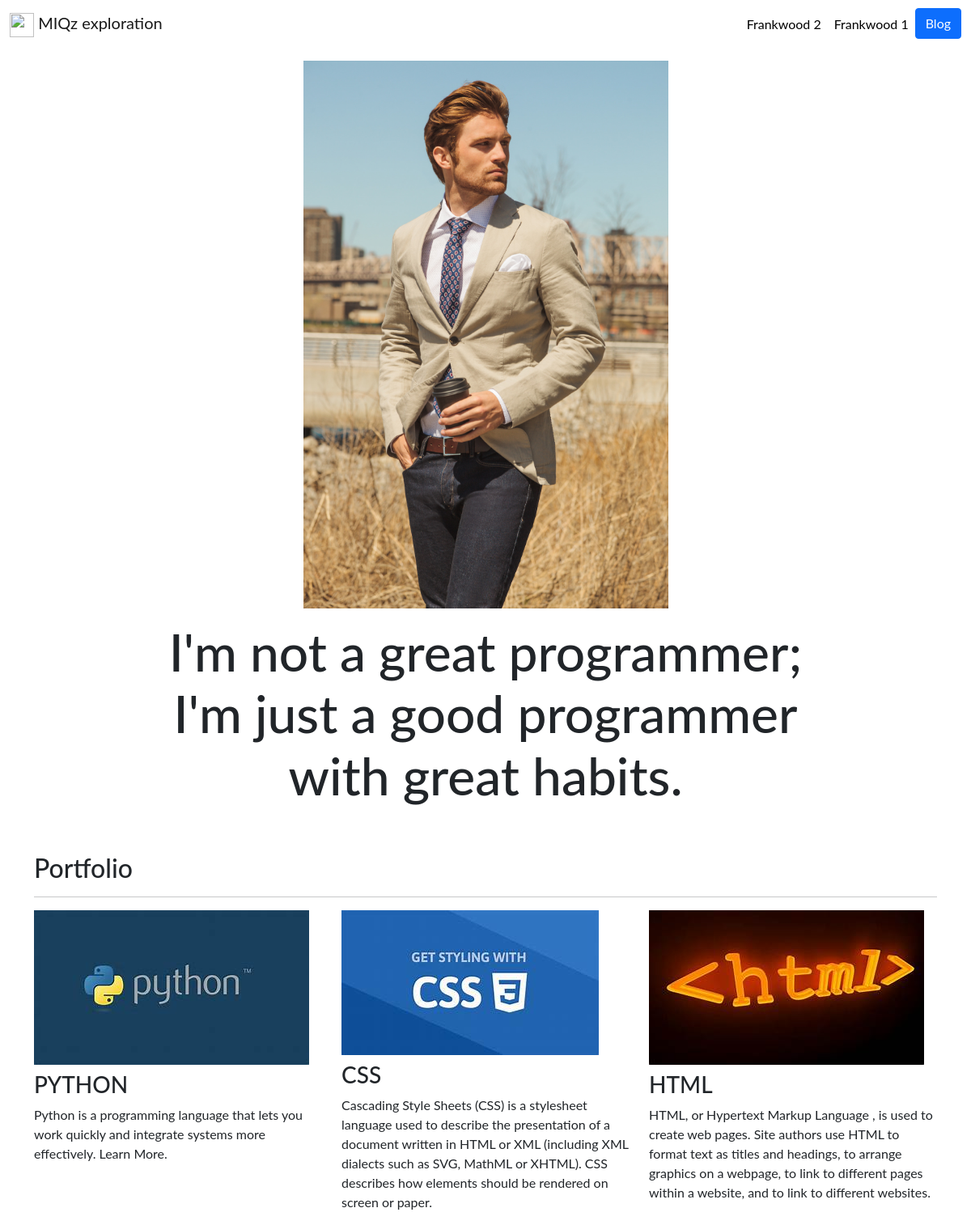
The page / on the database its author committed.
### portfolio/models.py (models this page shows, shortened)
class Project(models.Model):
    title = models.CharField(max_length=100)
    description = models.CharField(max_length=250)
    image = models.ImageField(upload_to='portfolio/images/')
    url = models.URLField(blank=True)

### portfolio/views.py (the view)
# urls.py: 2. Add a URL to urlpatterns:  path('', views.home, name='home')
def home(request):
    projects = Project.objects.all()
    return render(request, 'portfolio/home.html', {'projects':projects})

### portfolio/templates/portfolio/home.html (shortened to what this page needs)
{% extends 'portfolio/base.html' %}
{% block content %}
{% load static %}
<div class="row justify-content-center my-3">
    <div class="col-5">
        <img src="{% static 'portfolio/austin+zenere-9.jpg' %}" class="img-fluid">
    </div>
</div>
<div class="row justify-content-center mb-3">
    <div class="col-md-9 text-center">
        <h1 id="hometext" class="font-weight-bold">I'm not a great programmer; I'm just a good programmer with great habits.</h1>
    </div>
</div>
<h2 class="mt-5">Portfolio</h2>
<hr>
<div class="row">
    {% for project in projects %}
    <div class="col-lg-4 col-md-6">
        {% if project.url %}
        <a href="{{ project.url }}">
            <img src="{{ project.image.url }}" class="img-fluid mb-2">
        </a>
        {% else %}
        <img src="{{ project.image.url }}" class="img-fluid mb-2">
        {% endif %}
        <h3>{{ project.title }}</h3>
        <p> {{ project.description}} </p>
    </div>
    {% endfor %}
</div>
{% endblock %}

### portfolio/templates/portfolio/base.html (shortened to what this page needs)
{% load static %}
<!doctype html>
<html lang="en">
  <head>
    <link href="https://cdn.jsdelivr.net/npm/bootstrap@5.0.1/dist/css/bootstrap.min.css" rel="stylesheet">
    <link rel="stylesheet" href="{% static 'portfolio/custom.css' %}">
  </head>
  <body>
    <nav id="topNav"class="navbar navbar-expand-md navbar-light">
      <div class="container-fluid">
        <a class="navbar-brand" href="{% url 'home' %}">
          <img src="{% static 'portfolio/book.png' %}" width="30" height="30" class="d-inline-block align-text-top">
          <span id="codes">MIQz exploration</span>
        </a>
        <div class="collapse navbar-collapse text-center" id="navbarNav">
          <ul class="navbar-nav ms-auto">
            <li class="nav-item">
              <a class="nav-link" href="{% static 'portfolio/FRANK WOOD 2 (1).pdf'%}">Frankwood 2</a>
            </li>
            <li class="nav-item">
              <a class="nav-link" href="{% static 'portfolio/131516615-Frank-Wood-s-Business-Accounting-1.pdf' %}" target="_blank">Frankwood 1</a>
            </li>
            <li class="nav-item">
              <a role="buttom" class="btn btn-primary" href="{% url 'blog:all_blog' %}">Blog</a>
            </li>
          </ul>
        </div>
      </div>
    </nav>
    <div class="container">
      {% block content %}{% endblock%}
  </body>
</html>

### portfolio/static/portfolio/custom.css (style rules this page uses)
.navbar-nav .nav-link { color: rgba(0,0,0,1) !important }
body { font-family: 'Lato', sans-serif; }
@media (min-width: 992px) { #hometext { font-size: 4rem; } }

### rows shown on the page
Project: image (picture), title "PYTHON", description "Python is a programming language that lets you work quickly and integrate systems more effectively. Learn More."
Project: image (picture), title "CSS", description "Cascading Style Sheets (CSS) is a stylesheet language used to describe the presentation of a document written in HTML or XML (including XML dialects such as SVG, MathML or XHTML). CSS describes how elements should be rendered on screen or paper."
Project: image (picture), title "HTML", description "HTML, or Hypertext Markup Language , is used to create web pages. Site authors use HTML to format text as titles and headings, to arrange graphics on a webpage, to link to different pages within a website, and to link to different websites."
